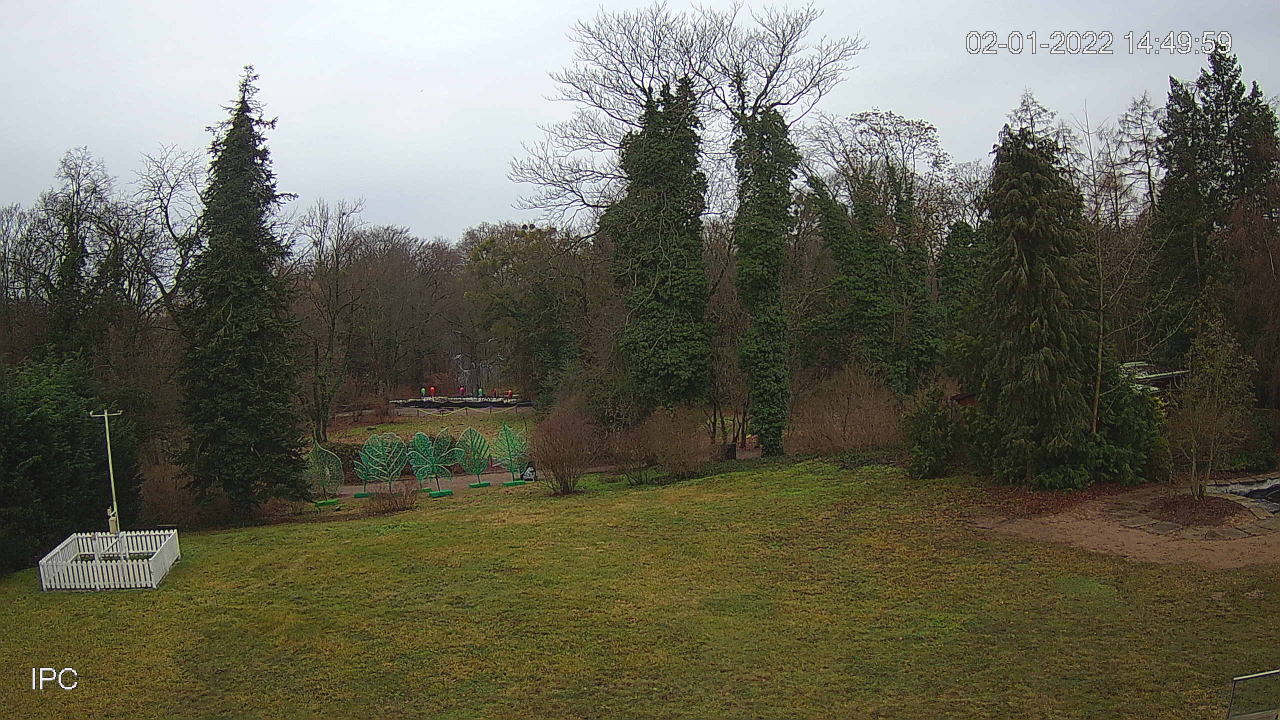
#> input picture linden/5.jpg, 2560 x 1440 px (shown at 1/2 size)
$ python getROI.py
#> lines starting #> are read from the running program, lines starting #| are printed output that depends on the picture
import cv2
def crop_and_save_image(image_path, output_path, xmin, xmax, ymin, ymax):
    # Wczytaj obrazek
#> called with image_path = '5.jpg', output_path = '5_out.jpg', xmin = 43, xmax = 319, ymin = 752, ymax = 1096
    image = cv2.imread(image_path)
#> image is the input picture: shape (1440, 2560, 3); mean B, G, R 85.8, 101.3, 102.6

    # Sprawdź, czy obrazek został poprawnie wczytany
    if image is None:
        print(f"Nie można wczytać obrazka: {image_path}")
        return

    # Wytnij ROI z obrazka
    roi = image[ymin:ymax, xmin:xmax]
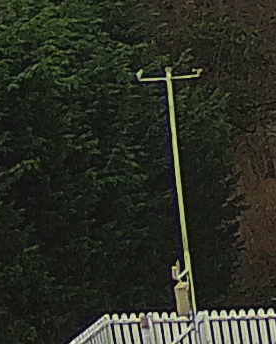
#> roi: shape (344, 276, 3); mean B, G, R 35.5, 45.2, 42.3

    # Zapisz nowy obrazek
    cv2.imwrite(output_path, roi)

# Parametry wejściowe
image_path = "5.jpg"          # ścieżka do obrazka wejściowego
output_path = "5_out.jpg"        # ścieżka do obrazka wyjściowego
#xmin, xmax, ymin, ymax = 43.30733, 319.6256, 752.5741, 1096.287    # współrzędne ROI
xmin, xmax, ymin, ymax = 43, 319, 752, 1096    # współrzędne ROI

# Wywołaj funkcję
crop_and_save_image(image_path, output_path, xmin, xmax, ymin, ymax)
